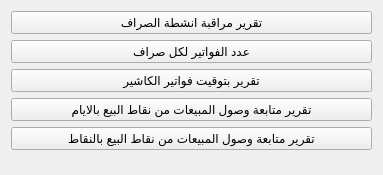
             <widget class="QWidget" name="page_20">
              <property name="geometry">
               <rect>
                <x>-116</x>
                <y>0</y>
                <width>383</width>
                <height>175</height>
               </rect>
              </property>
              <attribute name="label">
               <string>تقارير رقابية</string>
              </attribute>
              <layout class="QGridLayout" name="gridLayout_30">
               <item row="1" column="0">
                <spacer name="verticalSpacer_20">
                 <property name="orientation">
                  <enum>Qt::Vertical</enum>
                 </property>
                 <property name="sizeHint" stdset="0">
                  <size>
                   <width>20</width>
                   <height>48</height>
                  </size>
                 </property>
                </spacer>
               </item>
               <item row="0" column="0">
                <layout class="QVBoxLayout" name="verticalLayout_9">
                 <item>
                  <widget class="QPushButton" name="action_119">
                   <property name="text">
                    <string>تقرير مراقبة انشطة الصراف</string>
                   </property>
                  </widget>
                 </item>
                 <item>
                  <widget class="QPushButton" name="action_120">
                   <property name="text">
                    <string>عدد الفواتير لكل صراف</string>
                   </property>
                  </widget>
                 </item>
                 <item>
                  <widget class="QPushButton" name="action_121">
                   <property name="text">
                    <string>تقرير بتوقيت فواتير الكاشير</string>
                   </property>
                  </widget>
                 </item>
                 <item>
                  <widget class="QPushButton" name="action_122">
                   <property name="text">
                    <string>تقرير متابعة وصول المبيعات من نقاط البيع بالايام</string>
                   </property>
                  </widget>
                 </item>
                 <item>
                  <widget class="QPushButton" name="action_123">
                   <property name="text">
                    <string>تقرير متابعة وصول المبيعات من نقاط البيع بالنقاط</string>
                   </property>
                  </widget>
                 </item>
                </layout>
               </item>
              </layout>
             </widget>
